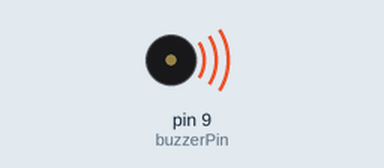
Recording of a sketch running on a simulated Arduino Uno, built with avr-gcc and run on an emulated ATmega328P. On the bench: buzzer (waves = sounding).

Above: at 1.2 s.
At 2.37 s:
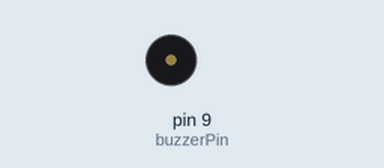
Timing chart, 0 to 3.0 s (numbered marks = the images above):
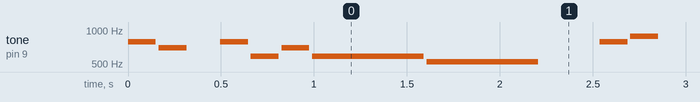

The sketch:

Circuit_11_adapted.ino
```cpp
/*
SparkFun Inventor's Kit
Example sketch 11

BUZZER

  Use the buzzer to play a song!

  The buzzer in your Inventor's Kit is an electromechanical
  component you can use to make noise. Inside the buzzer is a
  coil of wire and a small magnet. When current flows through
  the coil, it becomes magnetized and pulls towards the magnet,
  creating a tiny "click". When you do this thousands of times
  per second, you create tones.

  The Arduino has a built-in command called tone() which clicks
  the buzzer at a certain frequency. This sketch knows the
  frequencies of the common notes, allowing you to create songs.
  We're never going to let you down!

Hardware connections:

  The buzzer has two pins. One is positive and one is negative.
  The postitive pin is marked by a "+" symbol on both the top
  and bottom of the buzzer.

  Connect the positive pin to Arduino digital pin 9.
  (Note that this must be a PWM pin.)
  Connect the negative pin to GND.

  Tip: if the buzzer doesn't fit into the breadboard easily,
  try rotating it slightly to fit into diagonal holes.

This sketch was written by SparkFun Electronics,
with lots of help from the Arduino community.
(This sketch was originally developed by D. Cuartielles for K3)
This code is completely free for any use.
Visit http://learn.sparkfun.com/products/2 for SIK information.
Visit http://www.arduino.cc to learn about the Arduino.

Version 2.0 6/2012 MDG
*/

/*
This sketch uses the buzzer to play songs.
The Arduino's tone() command will play notes of a given frequency.
We'll provide a function that takes in note characters (a-g),
and returns the corresponding frequency from this table:

  note 	frequency
  c     262 Hz
  d     294 Hz
  e     330 Hz
  f     349 Hz
  g     392 Hz
  a     440 Hz
  b     494 Hz
  C     523 Hz

For more information, see http://arduino.cc/en/Tutorial/Tone
*/

const int buzzerPin = 9;

// We'll set up an array with the notes we want to play
// change these values to make different songs!

// Length must equal the total number of notes and spaces

const int songLength = 18;

// Notes is an array of text characters corresponding to the notes
// in your song. A space represents a rest (no tone)

char notes[]   = "GF GDFDC GA ADFDC "; // a space represents a rest
//char notes[] = "cdfda ag cdfdg gf "; // a space represents a rest

// Beats is an array of values for each note and rest.
// A "1" represents a quarter-note, 2 a half-note, etc.
// Don't forget that the rests (spaces) need a length as well.

int beats[] = {1,1,1,1,1,1,4,4,2,1,1,1,1,1,1,4,4,2};

// The tempo is how fast to play the song.
// To make the song play faster, decrease this value.

int tempo = 150;


void setup()
{
  pinMode(buzzerPin, OUTPUT);
}


void loop()
{
  int i, duration;

  for (i = 0; i < songLength; i++) // step through the song arrays
  {
    duration = beats[i] * tempo;  // length of note/rest in ms

    if (notes[i] == ' ')          // is this a rest?
    {
      delay(duration);            // then pause for a moment
    }
    else                          // otherwise, play the note
    {
      tone(buzzerPin, frequency(notes[i]), duration);
      delay(duration);            // wait for tone to finish
    }
    delay(tempo/10);              // brief pause between notes
  }

  // We only want to play the song once, so we'll pause forever:
  //while(true){}
  // If you'd like your song to play over and over,
  // remove the above statement
}


int frequency(char note)
{
  // This function takes a note character (a-g), and returns the
  // corresponding frequency in Hz for the tone() function.

  int i;
  const int numNotes = 14;  // number of notes we're storing

  // The following arrays hold the note characters and their
  // corresponding frequencies. The last "C" note is uppercase
  // to separate it from the first lowercase "c". If you want to
  // add more notes, you'll need to use unique characters.

  // For the "char" (character) type, we put single characters
  // in single quotes.

  char names[] = { 'c', 'd', 'e', 'f', 'g', 'a', 'b', 'C', 'D', 'E', 'F', 'G', 'A', 'B' };
  int frequencies[] = {262, 294, 330, 349, 392, 440, 494, 523, 588, 660, 698, 784, 880, 988};

  // Now we'll search through the letters in the array, and if
  // we find it, we'll return the frequency for that note.

  for (i = 0; i < numNotes; i++)  // Step through the notes
  {
    if (names[i] == note)         // Is this the one?
    {
      return(frequencies[i]);     // Yes! Return the frequency
    }
  }
  return(0);  // We looked through everything and didn't find it,
              // but we still need to return a value, so return 0.
}
```

Measured:
- by itself, tone on pin 9 (buzzerPin): plays 784 Hz for 0.15 s, 698 Hz for 0.15 s, 784 Hz for 0.15 s, 588 Hz for 0.15 s, 698 Hz for 0.15 s, 588 Hz for 0.60 s … (361 notes in this stretch)
